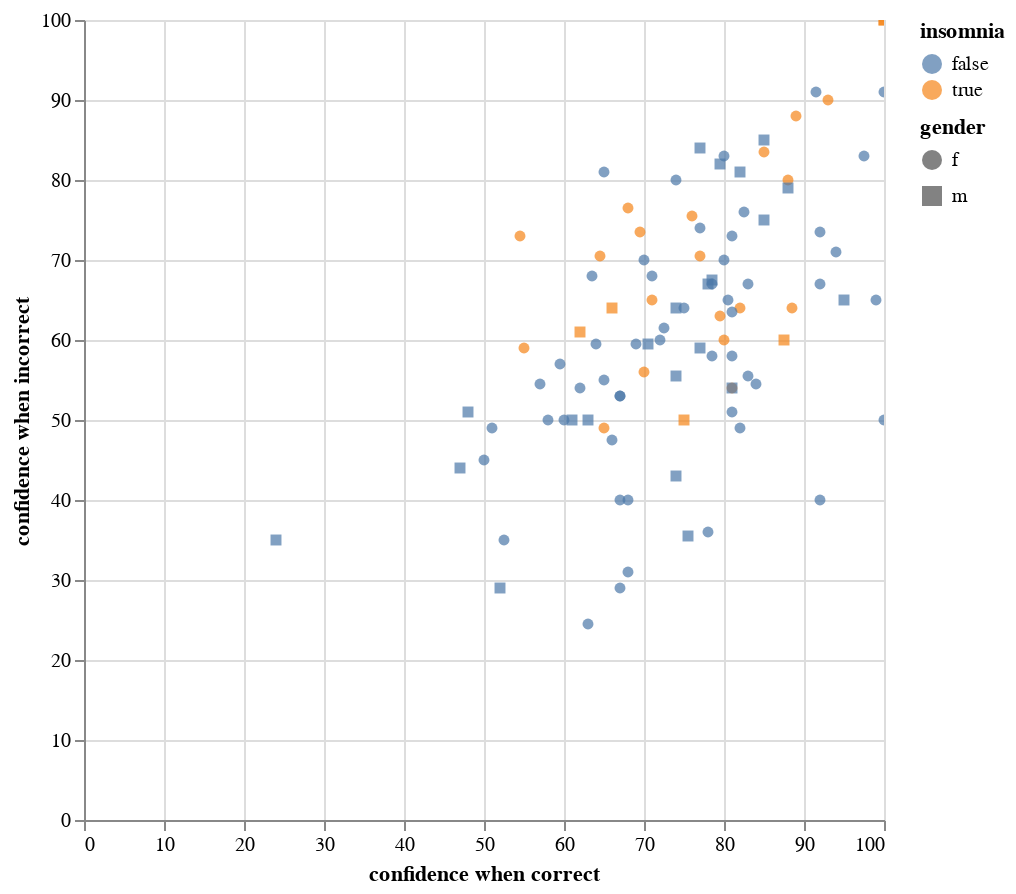

This figure's notebook cell:
### Code cell
#instantiate Chart object based on dataframe, specify chart size in pixels
alt.Chart(
    df,
    height=400,
    width=400

#plot confidence when correct vs. when incorrect using points (the mark), filled
    ).mark_point(
        filled=True
    
#specify which columns give x and y values, data type
    ).encode(
        x='confidence when correct:Q',
        y='confidence when incorrect:Q',
        color='insomnia:N',
        shape='gender:N',
        tooltip=['gender', 'insomnia', 'percent correct']
    ).interactive()
